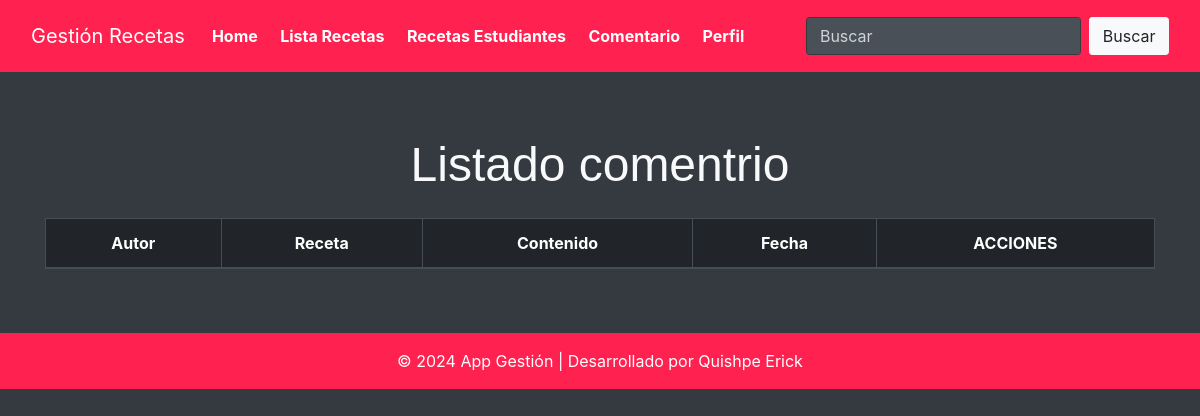
/listar_comentario/, run on an earlier commit of the app's database.
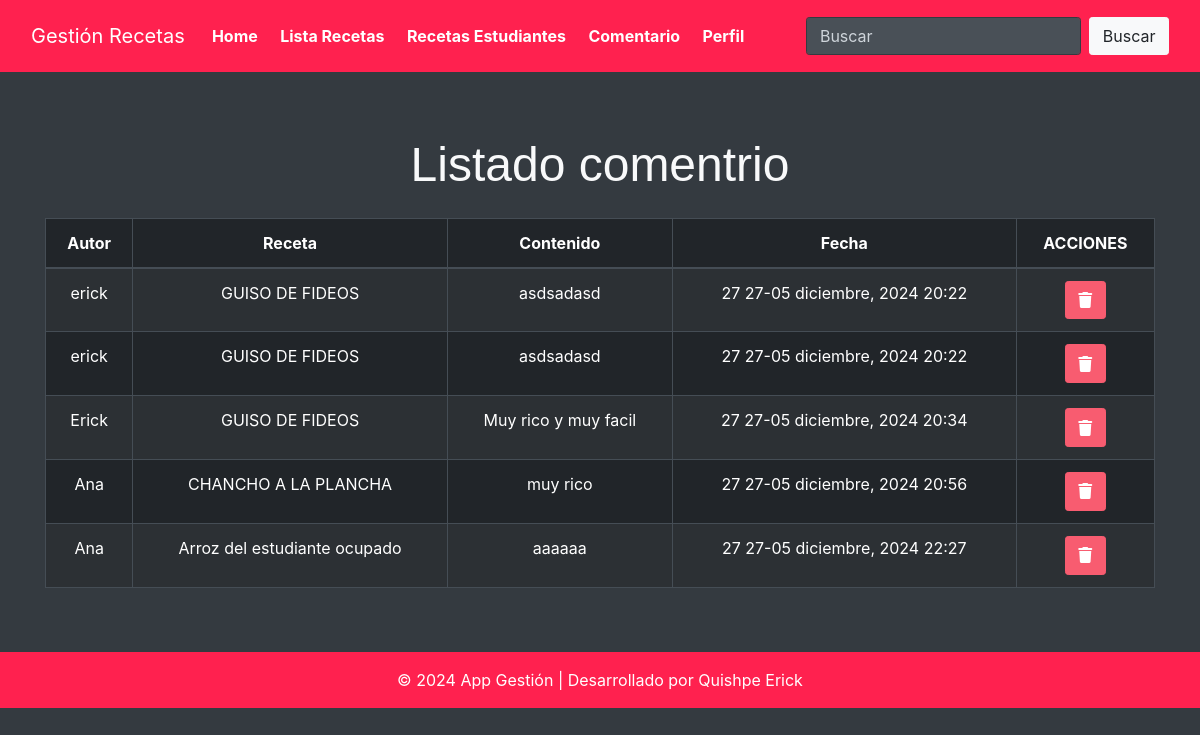
And on a later commit of the database.
### Aplicaciones/Recetas/models.py (models this page shows)
class Comentario(models.Model):
    autor = models.CharField(max_length=100)
    receta = models.ForeignKey(Receta, on_delete=models.CASCADE, related_name='comentarios')
    contenido = models.TextField()
    fecha = models.DateTimeField(auto_now_add=True)

class Receta(models.Model):
    NIVEL_DIFICULTAD_CHOICES = [
        ('Fácil', 'Fácil'),
        ('Intermedio', 'Intermedio'),
        ('Difícil', 'Difícil'),
    ]
    nombre = models.CharField(max_length=255, verbose_name="Nombre de la receta")
    descripcion = models.TextField(verbose_name="Descripción", blank=True, null=True)
    ingredientes = models.TextField(verbose_name="Ingredientes")
    instrucciones = models.TextField(verbose_name="Instrucciones")
    tiempo_preparacion = models.PositiveIntegerField(verbose_name="Tiempo de preparación (minutos)")
    nivel_dificultad = models.CharField(
        max_length=50,
        choices=NIVEL_DIFICULTAD_CHOICES,
        verbose_name="Nivel de dificultad"
    )
    imagen = models.ImageField(upload_to='recetas/', blank=True, null=True, verbose_name="Imagen de la receta")
    es_favorita = models.BooleanField(default=False, verbose_name="Es favorita")
    fecha_creacion = models.DateTimeField(auto_now_add=True, verbose_name="Fecha de creación")

### Aplicaciones/Recetas/views.py (the view)
# urls.py: path('listar_comentario/', views.listar_comentario, name='listar_comentario'),
def listar_comentario(request):
    comentariosBdd = Comentario.objects.all()
    return render(request, 'listar_comentario.html', {'comentarios': comentariosBdd})

### Aplicaciones/Recetas/templates/listar_comentario.html (shortened to what this page needs)
{% extends "./plantilla.html" %}
{% block contenido %}
{% load static %}
<div class="container mt-5">
    <div class="row">
        <div class="col-12 text-center">
           <br> <h1 class="mb-4">Listado comentrio</h1>
           <div class="row">
            <div class="col-12">
                <table class="table table-bordered table-dark table-striped table-hover text-center"  id="tbl-comentario">
                    <thead>
        <tr>
          <th>Autor</th>
          <th>Receta</th>
          <th>Contenido</th>
          <th>Fecha</th>
          <th>ACCIONES</th>
        </tr>
      </thead>
      <tbody>
        {% for comentario in comentarios %}
        <tr>
          <td>{{ comentario.autor }}</td>
          <td>{{ comentario.receta.nombre }}</td>
          <td>{{ comentario.contenido }}</td>
          <td>{{ comentario.fecha|date:"d de F, Y H:i" }}</td>
          <td align="center">
            <a href="javascript: void(0)" onclick="eliminarcomentario('/eliminar_comentario/{{ comentario.id }}');" class="btn btn-danger"><i class="fas fa-trash"></i></a>
        </td>
        </tr>
        {% endfor %}
      </tbody>
    </table>
  </div>
</body>
</html>
{% endblock %}

What changed in the data, as far as the page shows it:
added Comentario: autor "erick", receta.nombre "GUISO DE FIDEOS", contenido "asdsadasd", fecha "27 27-05 diciembre, 2024 20:22"
added Comentario: autor "erick", receta.nombre "GUISO DE FIDEOS", contenido "asdsadasd", fecha "27 27-05 diciembre, 2024 20:22"
added Comentario: autor "Erick", receta.nombre "GUISO DE FIDEOS", contenido "Muy rico y muy facil", fecha "27 27-05 diciembre, 2024 20:34"
added Comentario: autor "Ana", receta.nombre "CHANCHO A LA PLANCHA", contenido "muy rico", fecha "27 27-05 diciembre, 2024 20:56"
added Comentario: autor "Ana", receta.nombre "Arroz del estudiante ocupado", contenido "aaaaaa", fecha "27 27-05 diciembre, 2024 22:27"
